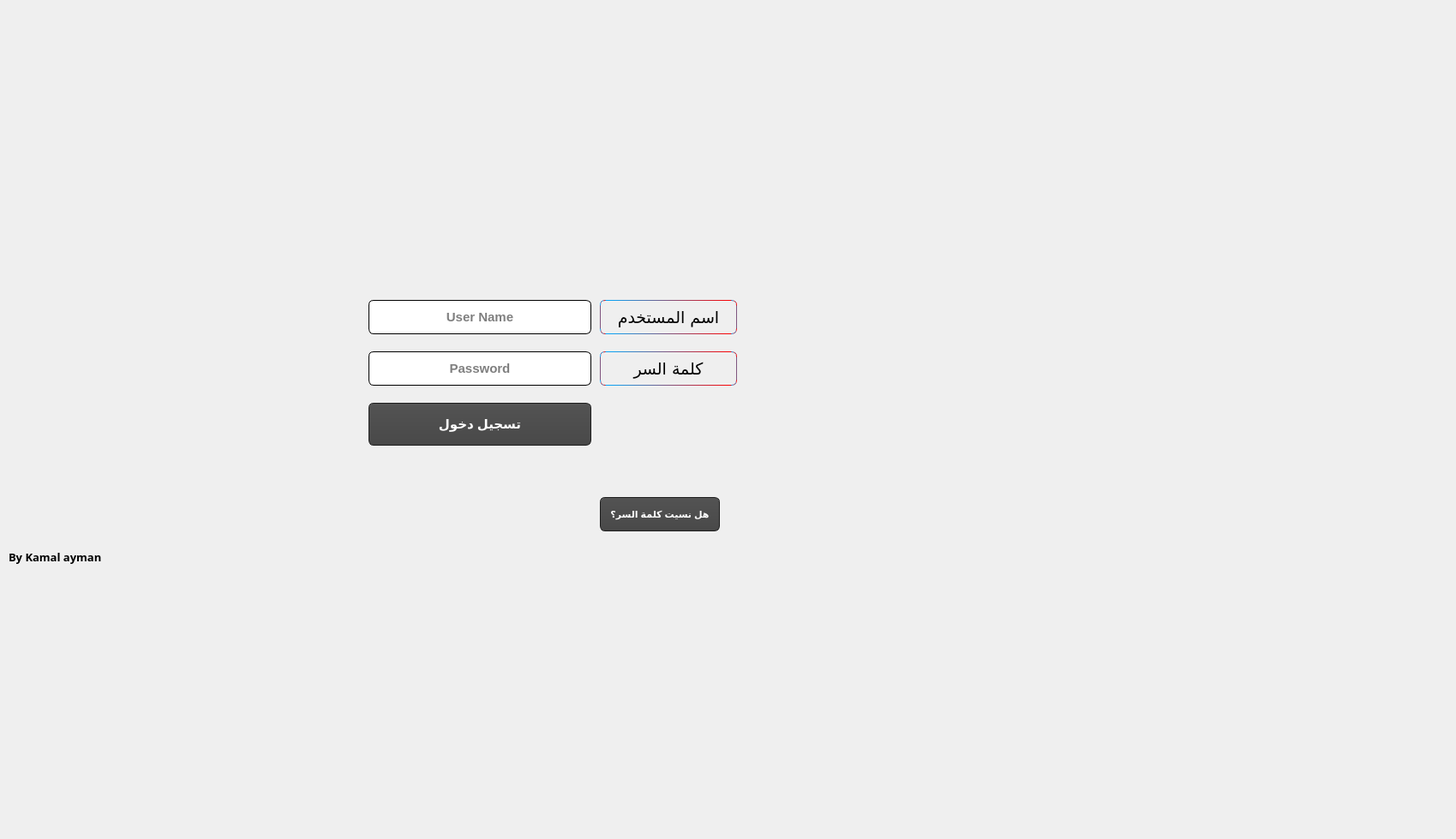
    <widget class="QWidget" name="tab">
     <attribute name="title">
      <string>login</string>
     </attribute>
     <widget class="QLabel" name="label_19">
      <property name="geometry">
       <rect>
        <x>700</x>
        <y>350</y>
        <width>160</width>
        <height>40</height>
       </rect>
      </property>
      <property name="font">
       <font>
        <family>Hacen Maghreb Bd</family>
        <pointsize>14</pointsize>
        <weight>50</weight>
        <italic>false</italic>
        <bold>false</bold>
       </font>
      </property>
      <property name="styleSheet">
       <string notr="true">QLabel
{
    border: 1px solid;
    border-radius: 2px;

    border-radius: 6;

    border: 1px solid black;
	border-color: qlineargradient(spread:pad, x1:0, y1:0.494, x2:1, y2:0.5, stop:0 rgba(0, 170, 255, 255), stop:1 rgba(255, 0, 0, 255));

	font: 14pt &quot;Hacen Maghreb Bd&quot;;

}</string>
      </property>
      <property name="text">
       <string>اسم المستخدم</string>
      </property>
      <property name="alignment">
       <set>Qt::AlignCenter</set>
      </property>
     </widget>
     <widget class="QLineEdit" name="lineEdit">
      <property name="geometry">
       <rect>
        <x>430</x>
        <y>350</y>
        <width>260</width>
        <height>40</height>
       </rect>
      </property>
      <property name="font">
       <font>
        <pointsize>11</pointsize>
        <weight>75</weight>
        <bold>true</bold>
       </font>
      </property>
      <property name="styleSheet">
       <string notr="true">QLineEdit {
    border: 1px solid;
    border-radius: 2px;

    border-radius: 6;


}
QLineEdit::hover
{
    border: 1px solid rgb(0, 170, 255);
    border-radius: 2px;
    color: rgb(0, 115, 255);
    border-radius: 6;


}
</string>
      </property>
      <property name="alignment">
       <set>Qt::AlignCenter</set>
      </property>
      <property name="placeholderText">
       <string>User Name</string>
      </property>
     </widget>
     <widget class="QLabel" name="label_20">
      <property name="geometry">
       <rect>
        <x>700</x>
        <y>410</y>
        <width>160</width>
        <height>40</height>
       </rect>
      </property>
      <property name="font">
       <font>
        <family>Hacen Maghreb Bd</family>
        <pointsize>14</pointsize>
        <weight>50</weight>
        <italic>false</italic>
        <bold>false</bold>
       </font>
      </property>
      <property name="styleSheet">
       <string notr="true">QLabel
{
    border: 1px solid;
    border-radius: 2px;

    border-radius: 6;

    border: 1px solid black;
	border-color: qlineargradient(spread:pad, x1:0, y1:0.494, x2:1, y2:0.5, stop:0 rgba(0, 170, 255, 255), stop:1 rgba(255, 0, 0, 255));

	font: 14pt &quot;Hacen Maghreb Bd&quot;;

}</string>
      </property>
      <property name="text">
       <string>كلمة السر</string>
      </property>
      <property name="alignment">
       <set>Qt::AlignCenter</set>
      </property>
     </widget>
     <widget class="QPushButton" name="pushButton_42">
      <property name="geometry">
       <rect>
        <x>430</x>
        <y>470</y>
        <width>260</width>
        <height>50</height>
       </rect>
      </property>
      <property name="sizePolicy">
       <sizepolicy hsizetype="Minimum" vsizetype="Fixed">
        <horstretch>0</horstretch>
        <verstretch>0</verstretch>
       </sizepolicy>
      </property>
      <property name="font">
       <font>
        <pointsize>11</pointsize>
        <weight>75</weight>
        <bold>true</bold>
       </font>
      </property>
      <property name="layoutDirection">
       <enum>Qt::LeftToRight</enum>
      </property>
      <property name="styleSheet">
       <string notr="true">QPushButton
{
    color: #fff;
    background-color: QLinearGradient( x1: 0, y1: 0, x2: 0, y2: 1, stop: 0 #565656, stop: 0.1 #525252, stop: 0.5 #4e4e4e, stop: 0.9 #4a4a4a, stop: 1 #464646);
    border-width: 1px;
    border-color: #1e1e1e;
    border-style: solid;
    border-radius: 6;
    padding: 3px;
    padding-left: 5px;
    padding-right: 5px;
    min-width: 40px;
}

QPushButton:pressed
{
    background-color: rgb(139, 139, 139)
}


QPushButton:hover
{
    border: 1px solid QLinearGradient( x1: 0, y1: 0, x2: 0, y2: 1, stop: 0 #00aaff, stop: 1 #00aaff);
}
</string>
      </property>
      <property name="text">
       <string>تسجيل دخول</string>
      </property>
      <property name="icon">
       <iconset resource="pics.qrc">
        <normaloff>:/ico/login.png</normaloff>:/ico/login.png</iconset>
      </property>
      <property name="iconSize">
       <size>
        <width>44</width>
        <height>48</height>
       </size>
      </property>
     </widget>
     <widget class="QLineEdit" name="lineEdit_1">
      <property name="geometry">
       <rect>
        <x>430</x>
        <y>410</y>
        <width>260</width>
        <height>40</height>
       </rect>
      </property>
      <property name="font">
       <font>
        <pointsize>11</pointsize>
        <weight>75</weight>
        <bold>true</bold>
       </font>
      </property>
      <property name="styleSheet">
       <string notr="true">QLineEdit {
    border: 1px solid;
    border-radius: 2px;

    border-radius: 6;


}
QLineEdit::hover
{
    border: 1px solid rgb(0, 170, 255);
    border-radius: 2px;
    color: rgb(0, 115, 255);
    border-radius: 6;


}
</string>
      </property>
      <property name="echoMode">
       <enum>QLineEdit::Password</enum>
      </property>
      <property name="alignment">
       <set>Qt::AlignCenter</set>
      </property>
      <property name="placeholderText">
       <string>Password</string>
      </property>
     </widget>
     <widget class="QPushButton" name="pushButton_43">
      <property name="geometry">
       <rect>
        <x>700</x>
        <y>580</y>
        <width>140</width>
        <height>40</height>
       </rect>
      </property>
      <property name="font">
       <font>
        <pointsize>8</pointsize>
        <weight>75</weight>
        <bold>true</bold>
       </font>
      </property>
      <property name="styleSheet">
       <string notr="true">QPushButton
{
    color: #fff;
    background-color: QLinearGradient( x1: 0, y1: 0, x2: 0, y2: 1, stop: 0 #565656, stop: 0.1 #525252, stop: 0.5 #4e4e4e, stop: 0.9 #4a4a4a, stop: 1 #464646);
    border-width: 1px;
    border-color: #1e1e1e;
    border-style: solid;
    border-radius: 6;
    padding: 3px;
    padding-left: 5px;
    padding-right: 5px;
    min-width: 40px;
}

QPushButton:pressed
{
    background-color: rgb(139, 139, 139)
}


QPushButton:hover
{
    border: 1px solid QLinearGradient( x1: 0, y1: 0, x2: 0, y2: 1, stop: 0 #00aaff, stop: 1 #00aaff);
}
</string>
      </property>
      <property name="text">
       <string>هل نسيت كلمة السر؟</string>
      </property>
     </widget>
     <widget class="QLabel" name="label">
      <property name="geometry">
       <rect>
        <x>30</x>
        <y>230</y>
        <width>210</width>
        <height>280</height>
       </rect>
      </property>
      <property name="styleSheet">
       <string notr="true">image: url(:/ico/pic.png);
</string>
      </property>
      <property name="text">
       <string/>
      </property>
     </widget>
     <widget class="QLabel" name="label_26">
      <property name="geometry">
       <rect>
        <x>330</x>
        <y>80</y>
        <width>540</width>
        <height>150</height>
       </rect>
      </property>
      <property name="font">
       <font>
        <family>Mikhak Bold</family>
        <pointsize>25</pointsize>
        <weight>9</weight>
        <italic>false</italic>
        <bold>false</bold>
       </font>
      </property>
      <property name="focusPolicy">
       <enum>Qt::NoFocus</enum>
      </property>
      <property name="layoutDirection">
       <enum>Qt::LeftToRight</enum>
      </property>
      <property name="styleSheet">
       <string notr="true">font: 75 25pt &quot;Mikhak Bold&quot;;
color: rgb(255, 255, 255);
image: url(:/ico/text1.png);
</string>
      </property>
      <property name="locale">
       <locale language="Arabic" country="Egypt"/>
      </property>
      <property name="text">
       <string/>
      </property>
     </widget>
     <widget class="QLabel" name="label_27">
      <property name="geometry">
       <rect>
        <x>10</x>
        <y>630</y>
        <width>120</width>
        <height>40</height>
       </rect>
      </property>
      <property name="font">
       <font>
        <family>Museo Sans 700</family>
        <pointsize>10</pointsize>
        <weight>75</weight>
        <bold>true</bold>
       </font>
      </property>
      <property name="text">
       <string>By Kamal ayman </string>
      </property>
     </widget>
     <widget class="QLabel" name="label_7">
      <property name="geometry">
       <rect>
        <x>-10</x>
        <y>-80</y>
        <width>1690</width>
        <height>970</height>
       </rect>
      </property>
      <property name="styleSheet">
       <string notr="true">image: url(:/ico/bg2.png);</string>
      </property>
      <property name="text">
       <string/>
      </property>
     </widget>
     <zorder>label_7</zorder>
     <zorder>label_19</zorder>
     <zorder>lineEdit</zorder>
     <zorder>label_20</zorder>
     <zorder>pushButton_42</zorder>
     <zorder>lineEdit_1</zorder>
     <zorder>pushButton_43</zorder>
     <zorder>label</zorder>
     <zorder>label_26</zorder>
     <zorder>label_27</zorder>
    </widget>
